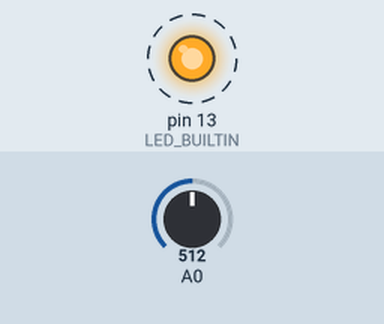
Recording of a sketch running on a simulated Arduino Uno, built with avr-gcc and run on an emulated ATmega328P. On the bench: output pins drawn as LEDs (lit = HIGH). Dashed ring = blinking. The inputs (shaded band) are chosen by the test bench; at power-on: A0 = 512. What the sketch prints to the serial monitor is not drawn.

Above: at 0.3 s.
Timing chart, 0 to 3.0 s (numbered marks = the images above):
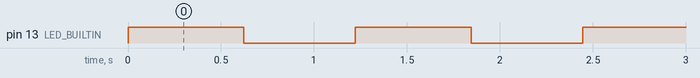

The sketch:

arduino.ino
```cpp
void setup() {
  // put your setup code here, to run once:
  // choose the baudrate
  Serial.begin(9600);
  // initialize digital pin LED_BUILTIN as an output.
  pinMode(LED_BUILTIN, OUTPUT);
}

void loop() {
    digitalWrite(LED_BUILTIN, HIGH);   // turn the LED on (HIGH is the voltage level)

    int sensorValue = analogRead(A0); // Lire un capteur sur A0 (exemple)
    float data = sensorValue * (5.0 / 1023.0); // Convertir en tension

    Serial.print("Temp_car=");
    Serial.println(data);

    Serial.print("Temp_ext=");
    Serial.println(11);

    Serial.print("Temp_water=");
    Serial.println(22);

    Serial.print("Temp_motor=");
    Serial.println(33);

    Serial.print("Speed=");
    Serial.println(44);

    Serial.print("GPS1=");
    Serial.println(55);

    Serial.print("GPS2=");
    Serial.println(66);

    delay(600); // Attendre 600 ms
    digitalWrite(LED_BUILTIN, LOW);    // turn the LED off by making the voltage LOW
    delay(600); // Attendre 600 ms
}
```

Measured:
- by itself, pin 13 (LED_BUILTIN): alternates HIGH for 0.62 s and LOW for 0.60 s
